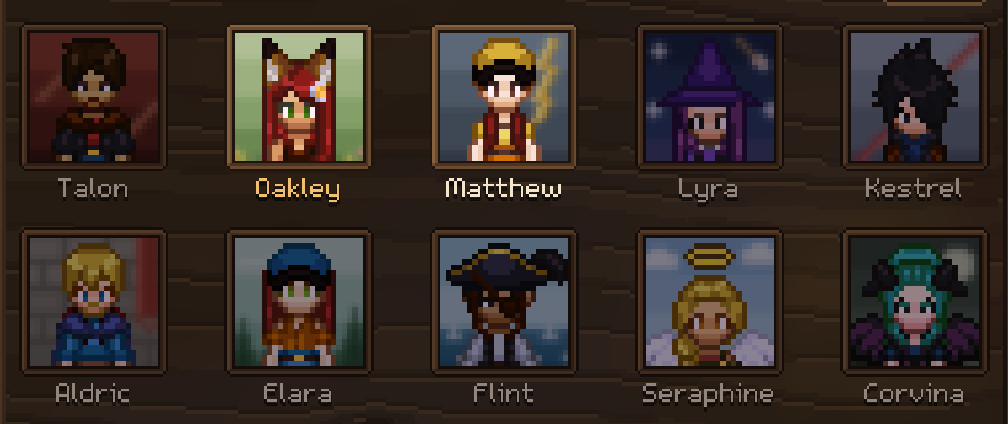
#> input picture tools/proto_20261116/secim_isareti/out/A_kar.png, 1008 x 424 px; its folder holds 2 pictures in this run
$ python ozet.py
#> lines starting #> are read from the running program, lines starting #| are printed output that depends on the picture
# Secim isareti prototipleri: out/<harf>_kar.png + <harf>_karo.png -> out/ozet.png (2x2, basliklar).
#   python tools/proto_20261116/secim_isareti/ozet.py
import os
from PIL import Image, ImageDraw, ImageFont

D = os.path.join(os.path.dirname(os.path.abspath(__file__)), "out")
V = [("A", "A  Spot Işığı - diğerleri kararır"), ("B", "B  İşaretçi Ok - üstte zıplayan ok"),
     ("C", "C  Altın Hale - kademeli parıltı"), ("D", "D  Altın Çerçeve - çerçeve altına döner")]
font = ImageFont.truetype("C:/Windows/Fonts/segoeuib.ttf", 30)
panels = []
for key, title in V:
    a = Image.open(os.path.join(D, key + "_kar.png")).convert("RGB")
#> a is the input picture: PIL image 1008x424 RGB; mean R, G, B 55, 44.1, 38.3
    b = Image.open(os.path.join(D, key + "_karo.png")).convert("RGB")
    w = max(a.width, b.width)
#> w = 1008
    p = Image.new("RGB", (w, 50 + a.height + 10 + b.height), (24, 17, 11))
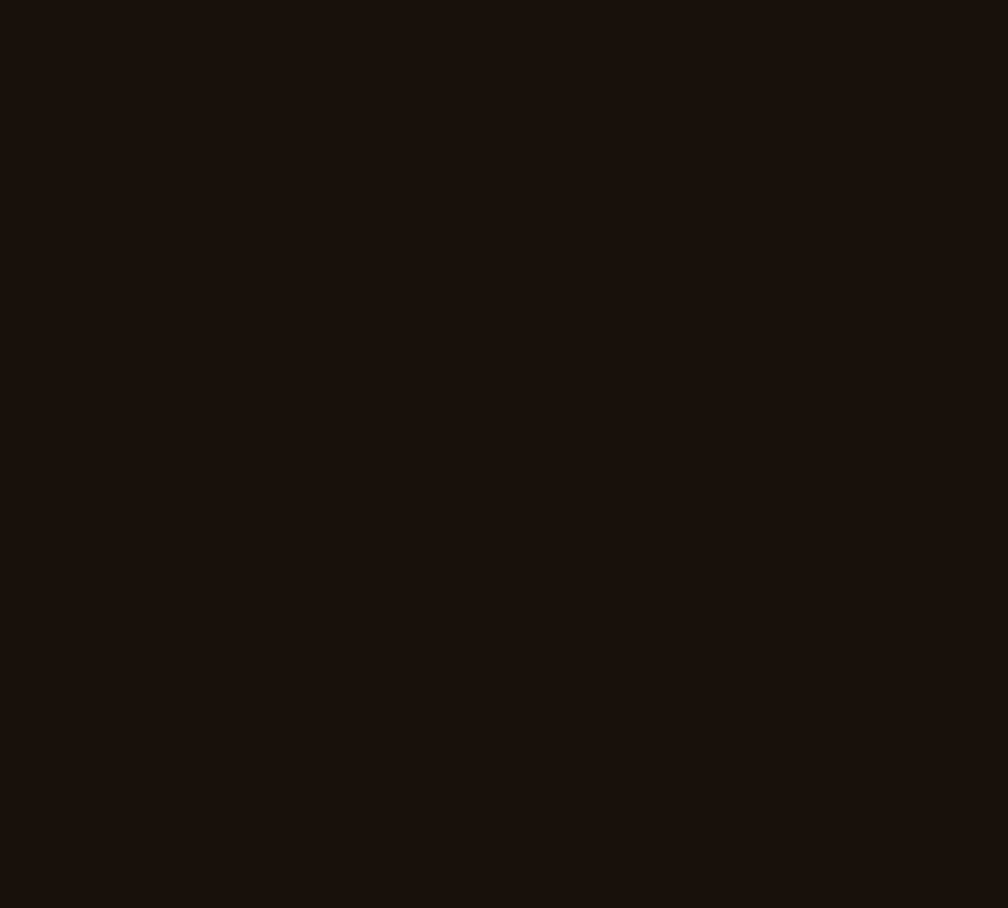
#> p: PIL image 1008x908 RGB; mean R, G, B 24, 17, 11
    ImageDraw.Draw(p).text((10, 8), title, font=font, fill=(240, 192, 112))
    p.paste(a, (0, 50))
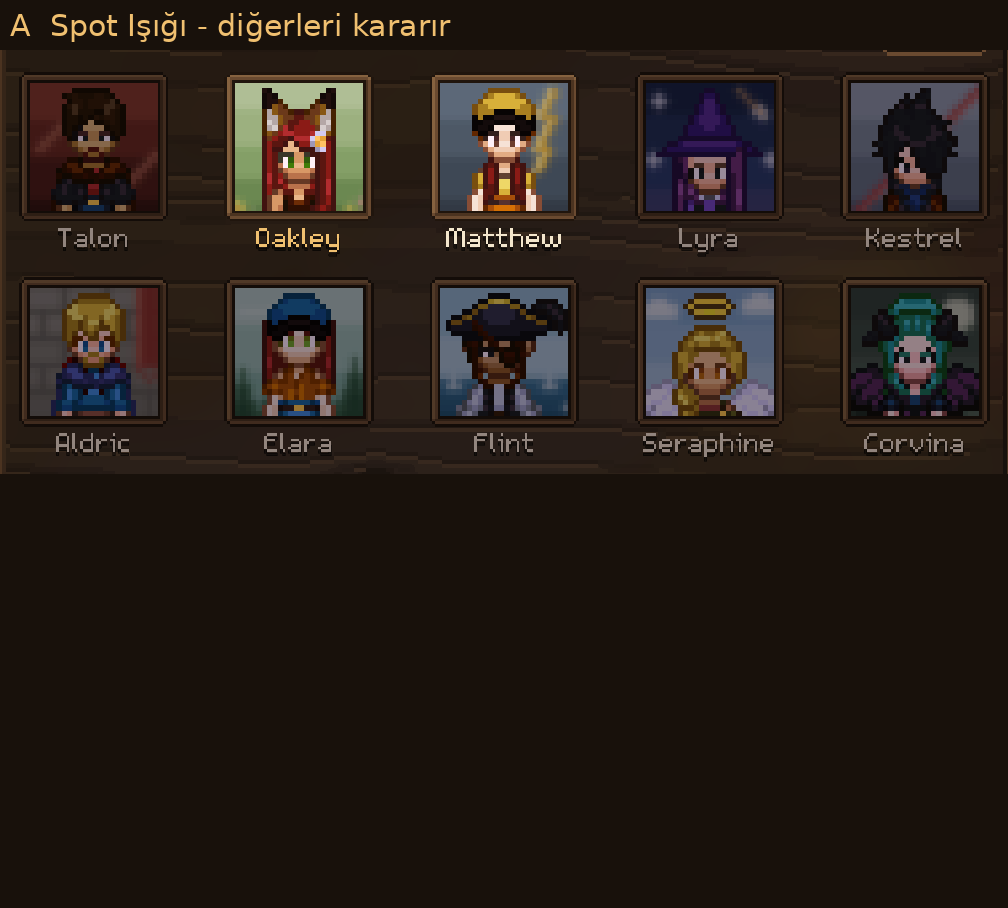
#> p: PIL image 1008x908 RGB; mean R, G, B 39.1, 30.2, 24.1
    p.paste(b, (0, 50 + a.height + 10))
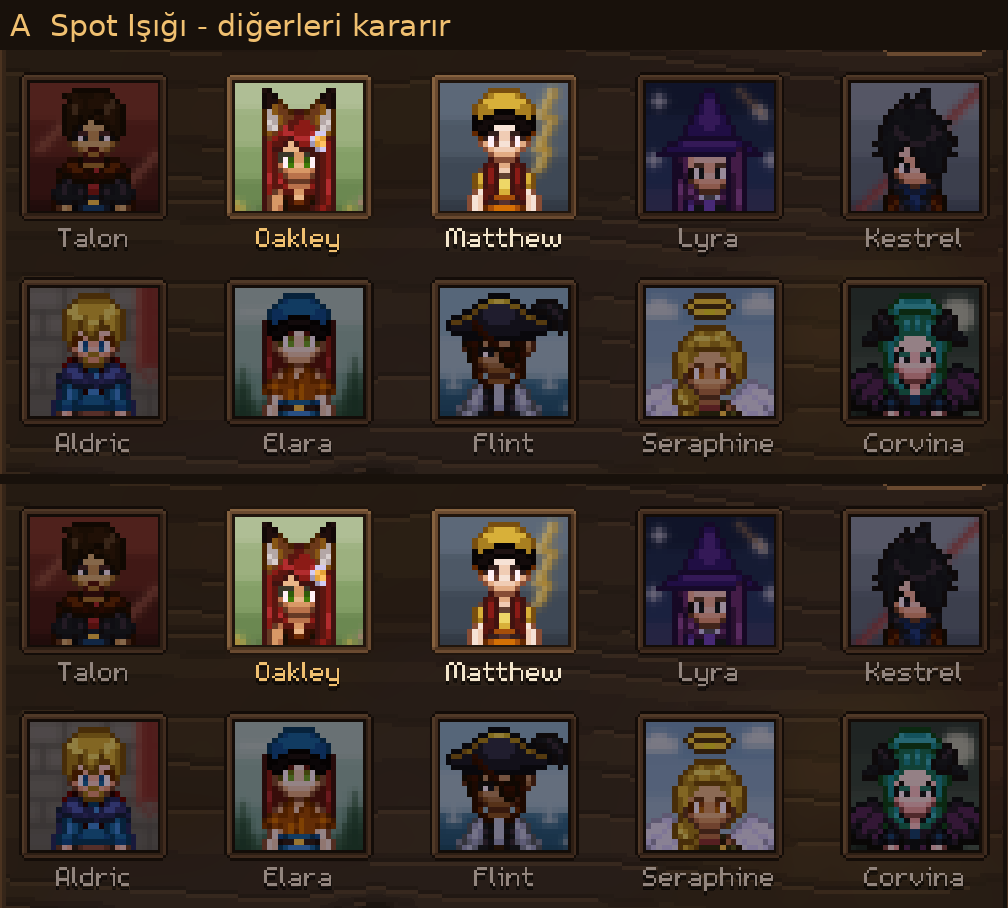
#> p: PIL image 1008x908 RGB; mean R, G, B 53.5, 42.8, 36.8
    panels.append(p)
#> pass 2 of the loop `for key, title in V:`:
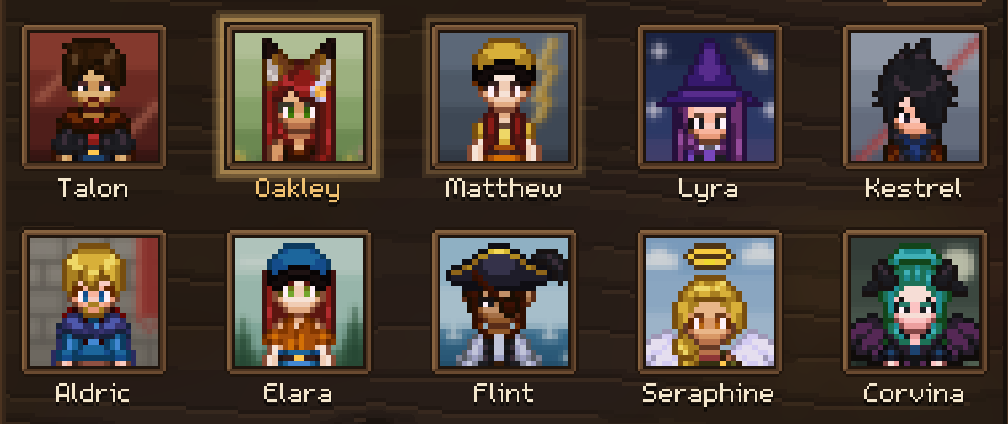
#> input picture tools/proto_20261116/secim_isareti/out/C_kar.png, 1008 x 424 px, given in place of B_kar.png, which was not available
#> a is the input picture: PIL image 1008x424 RGB; mean R, G, B 72.9, 60.5, 52
#> `p.paste(a, (0, 50))`:
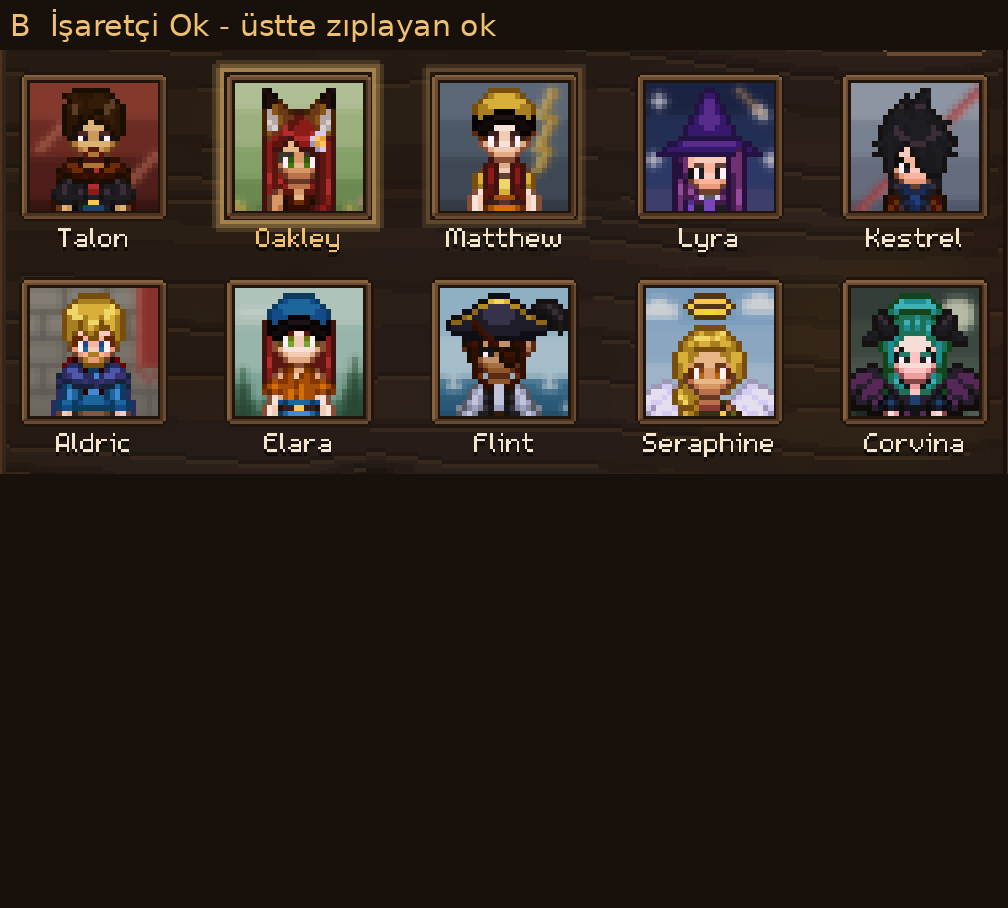
#> p: PIL image 1008x908 RGB; mean R, G, B 47.5, 37.8, 30.4
#> `p.paste(b, (0, 50 + a.height + 10))`:
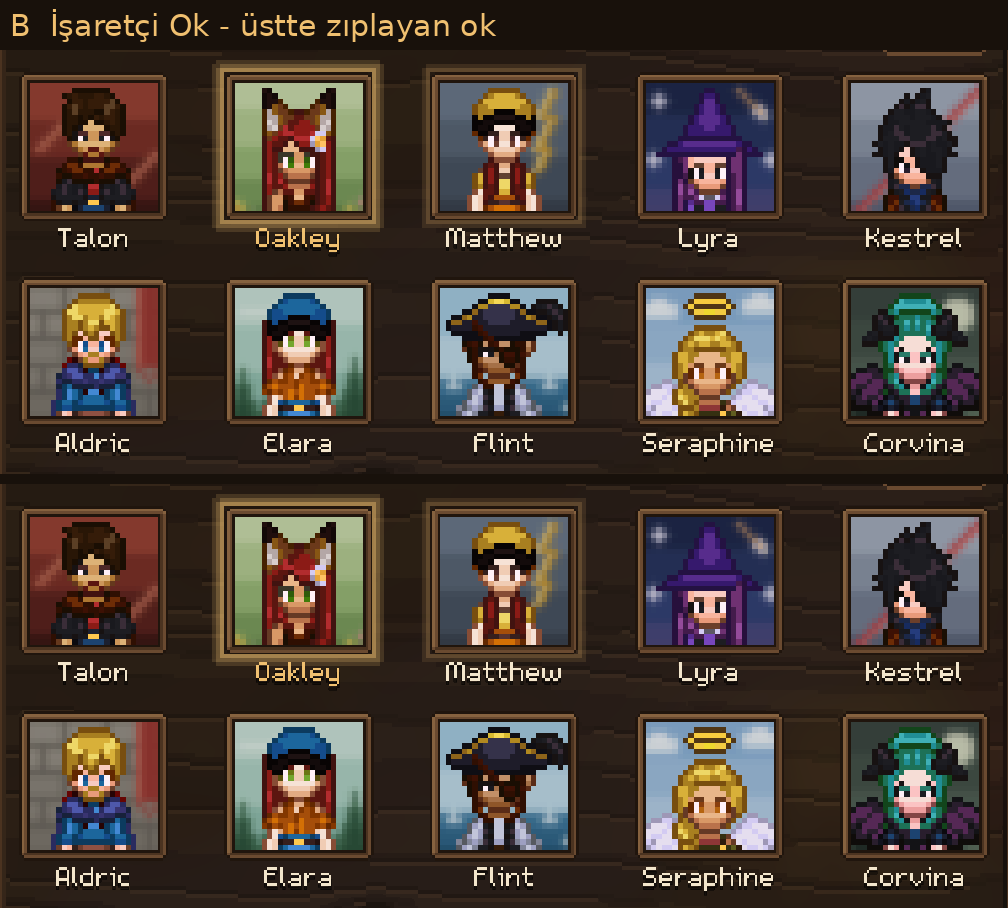
#> p: PIL image 1008x908 RGB; mean R, G, B 70.3, 58.1, 49.6
#> (the run stopped early here; a loop or call above may not have finished)
